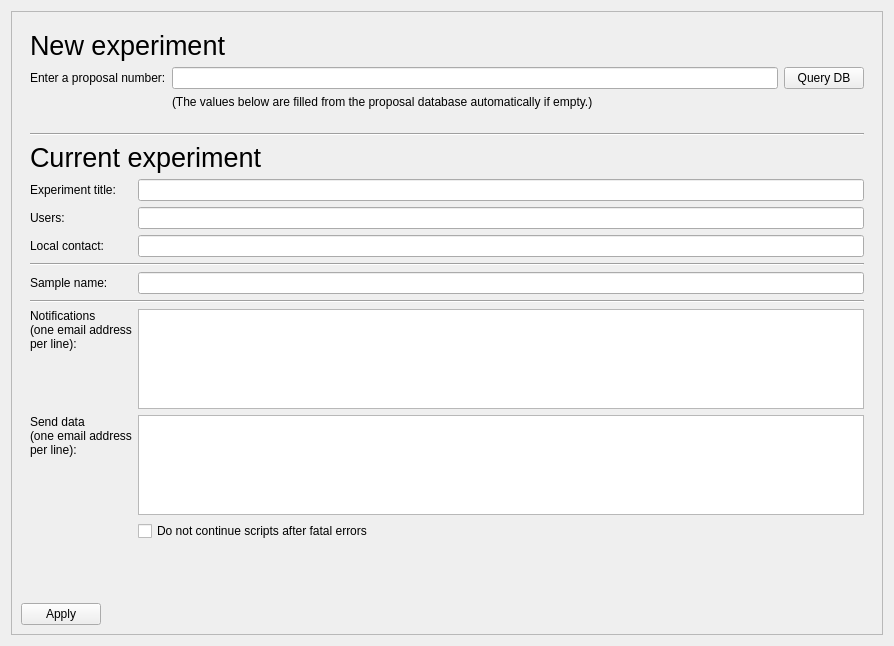
<?xml version="1.0" encoding="UTF-8"?>
<ui version="4.0">
 <class>Form</class>
 <widget class="QWidget" name="Form">
  <property name="geometry">
   <rect>
    <x>0</x>
    <y>0</y>
    <width>894</width>
    <height>646</height>
   </rect>
  </property>
  <property name="windowTitle">
   <string>Form</string>
  </property>
  <layout class="QVBoxLayout" name="verticalLayout">
   <item>
    <widget class="QFrame" name="frame">
     <property name="frameShape">
      <enum>QFrame::StyledPanel</enum>
     </property>
     <property name="frameShadow">
      <enum>QFrame::Raised</enum>
     </property>
     <layout class="QFormLayout" name="formLayout">
      <item row="2" column="0">
       <spacer name="verticalSpacer">
        <property name="orientation">
         <enum>Qt::Vertical</enum>
        </property>
        <property name="sizeHint" stdset="0">
         <size>
          <width>0</width>
          <height>20</height>
         </size>
        </property>
       </spacer>
      </item>
      <item row="0" column="0" colspan="2">
       <widget class="QWidget" name="newBox" native="true">
        <layout class="QGridLayout" name="gridLayout_3">
         <item row="0" column="0" colspan="2">
          <widget class="QLabel" name="label_5">
           <property name="font">
            <font>
             <pointsize>20</pointsize>
             <weight>50</weight>
             <italic>false</italic>
             <bold>false</bold>
            </font>
           </property>
           <property name="styleSheet">
            <string notr="true">font: 20pt;</string>
           </property>
           <property name="text">
            <string>New experiment</string>
           </property>
          </widget>
         </item>
         <item row="1" column="0">
          <widget class="QLabel" name="label_4">
           <property name="text">
            <string>Enter a proposal number:</string>
           </property>
          </widget>
         </item>
         <item row="1" column="1">
          <widget class="QLineEdit" name="proposalNum"/>
         </item>
         <item row="1" column="2">
          <widget class="QPushButton" name="queryDBButton">
           <property name="toolTip">
            <string>&lt;html&gt;&lt;head/&gt;&lt;body&gt;&lt;p&gt;Query the Proposal Database for Information about this proposal number.&lt;/p&gt;&lt;/body&gt;&lt;/html&gt;</string>
           </property>
           <property name="text">
            <string>Query DB</string>
           </property>
          </widget>
         </item>
         <item row="2" column="1" colspan="2">
          <widget class="QLabel" name="propdbInfo">
           <property name="text">
            <string>(The values below are filled from the proposal database automatically if empty.)</string>
           </property>
          </widget>
         </item>
        </layout>
       </widget>
      </item>
      <item row="1" column="0" colspan="2">
       <widget class="QWidget" name="dataBox" native="true">
        <layout class="QVBoxLayout" name="verticalLayout_2">
         <item>
          <layout class="QGridLayout" name="gridLayout">
           <item row="4" column="0">
            <widget class="QLabel" name="label_8">
             <property name="text">
              <string>Local contact:</string>
             </property>
            </widget>
           </item>
           <item row="1" column="0" colspan="2">
            <widget class="QLabel" name="label_9">
             <property name="font">
              <font>
               <pointsize>20</pointsize>
               <weight>50</weight>
               <italic>false</italic>
               <bold>false</bold>
              </font>
             </property>
             <property name="styleSheet">
              <string notr="true">font: 20pt;</string>
             </property>
             <property name="text">
              <string>Current experiment</string>
             </property>
            </widget>
           </item>
           <item row="4" column="1">
            <widget class="QLineEdit" name="localContacts"/>
           </item>
           <item row="6" column="0">
            <widget class="QLabel" name="label_3">
             <property name="text">
              <string>Sample name:</string>
             </property>
            </widget>
           </item>
           <item row="3" column="0">
            <widget class="QLabel" name="label_7">
             <property name="text">
              <string>Users:</string>
             </property>
            </widget>
           </item>
           <item row="2" column="0">
            <widget class="QLabel" name="label_6">
             <property name="text">
              <string>Experiment title:</string>
             </property>
            </widget>
           </item>
           <item row="9" column="1">
            <widget class="QPlainTextEdit" name="dataEmails">
             <property name="sizePolicy">
              <sizepolicy hsizetype="Expanding" vsizetype="Minimum">
               <horstretch>0</horstretch>
               <verstretch>0</verstretch>
              </sizepolicy>
             </property>
             <property name="maximumSize">
              <size>
               <width>16777215</width>
               <height>100</height>
              </size>
             </property>
            </widget>
           </item>
           <item row="8" column="1">
            <widget class="QPlainTextEdit" name="notifEmails">
             <property name="sizePolicy">
              <sizepolicy hsizetype="Expanding" vsizetype="Minimum">
               <horstretch>0</horstretch>
               <verstretch>0</verstretch>
              </sizepolicy>
             </property>
             <property name="minimumSize">
              <size>
               <width>0</width>
               <height>100</height>
              </size>
             </property>
             <property name="maximumSize">
              <size>
               <width>16777215</width>
               <height>100</height>
              </size>
             </property>
            </widget>
           </item>
           <item row="7" column="0" colspan="2">
            <widget class="Line" name="line_3">
             <property name="orientation">
              <enum>Qt::Horizontal</enum>
             </property>
            </widget>
           </item>
           <item row="8" column="0">
            <widget class="QLabel" name="label_10">
             <property name="sizePolicy">
              <sizepolicy hsizetype="Preferred" vsizetype="Minimum">
               <horstretch>0</horstretch>
               <verstretch>0</verstretch>
              </sizepolicy>
             </property>
             <property name="text">
              <string>Notifications&lt;br/&gt;(one email address &lt;br/&gt;per line):</string>
             </property>
             <property name="alignment">
              <set>Qt::AlignLeading|Qt::AlignLeft|Qt::AlignTop</set>
             </property>
             <property name="wordWrap">
              <bool>true</bool>
             </property>
            </widget>
           </item>
           <item row="5" column="0" colspan="2">
            <widget class="Line" name="line_2">
             <property name="orientation">
              <enum>Qt::Horizontal</enum>
             </property>
            </widget>
           </item>
           <item row="0" column="0" colspan="2">
            <widget class="Line" name="line">
             <property name="orientation">
              <enum>Qt::Horizontal</enum>
             </property>
            </widget>
           </item>
           <item row="9" column="0">
            <widget class="QLabel" name="label_11">
             <property name="sizePolicy">
              <sizepolicy hsizetype="Preferred" vsizetype="Minimum">
               <horstretch>0</horstretch>
               <verstretch>0</verstretch>
              </sizepolicy>
             </property>
             <property name="text">
              <string>&lt;html&gt;&lt;head/&gt;&lt;body&gt;&lt;p&gt;Send data&lt;br/&gt;(one email address &lt;br/&gt;per line):&lt;/p&gt;&lt;/body&gt;&lt;/html&gt;</string>
             </property>
             <property name="alignment">
              <set>Qt::AlignLeading|Qt::AlignLeft|Qt::AlignTop</set>
             </property>
             <property name="wordWrap">
              <bool>true</bool>
             </property>
            </widget>
           </item>
           <item row="6" column="1">
            <widget class="QLineEdit" name="sampleName"/>
           </item>
           <item row="10" column="1">
            <widget class="QCheckBox" name="errorAbortBox">
             <property name="text">
              <string>Do not continue scripts after fatal errors</string>
             </property>
            </widget>
           </item>
           <item row="2" column="1">
            <widget class="QLineEdit" name="expTitle"/>
           </item>
           <item row="3" column="1">
            <widget class="QLineEdit" name="users"/>
           </item>
          </layout>
         </item>
        </layout>
       </widget>
      </item>
      <item row="3" column="0" colspan="2">
       <widget class="QDialogButtonBox" name="buttonBox">
        <property name="layoutDirection">
         <enum>Qt::RightToLeft</enum>
        </property>
        <property name="standardButtons">
         <set>QDialogButtonBox::Apply</set>
        </property>
       </widget>
      </item>
     </layout>
    </widget>
   </item>
  </layout>
 </widget>
 <resources/>
 <connections/>
</ui>
